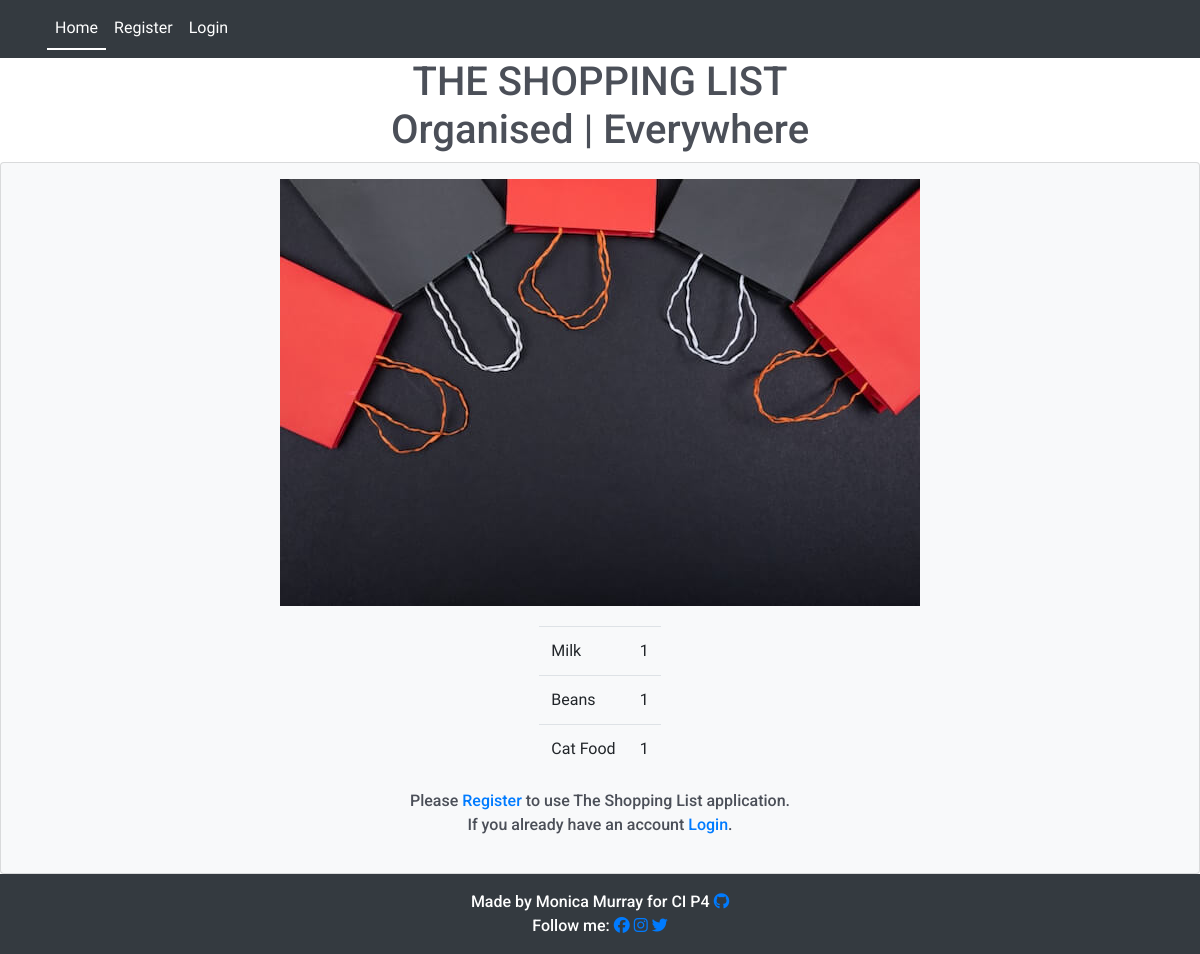
The page / on the database its author committed.
### list/models.py (models this page shows, shortened)
class Entry(models.Model):
    item_name = models.CharField(
        max_length=60, null=False, blank=False, unique=True)
    quantity = models.IntegerField(
        choices=QUANTITY_CHOICES, default='1')
    star = models.BooleanField(default=False)
    user = models.ForeignKey(User, on_delete=models.CASCADE)
    category = models.CharField(
        max_length=20, choices=CATEGORY_CHOICES, default='Fresh')
    added_on = models.DateTimeField(auto_now_add=True)
    check_item_as_done = models.BooleanField(default=False)
    class Meta:
        ordering = ['-added_on', '-star',]

### list/views.py (the view)
# urls.py: path('', views.EntryList.as_view(), name='home'),
class EntryList(generic.ListView):
    model = Entry
    queryset = Entry.objects.all()
    template_name = 'index.html'
    paginate_by = 100
    def get_queryset(self, **kwargs):
        search = self.request.GET.get('query')
        if search:
            entries = self.model.objects.filter(
                Q(category__icontains=search)|Q(item_name__icontains=search)|
                Q(category__in=[choice[0] for choice in CATEGORY_CHOICES if choice[1].lower().startswith(search.lower())])
            )
        else:
            entries = self.model.objects.all()
        return entries
    def index(request):
        entries = Entry.objects.all()
        shoppingFilter = EntryFilter(request.GET, queryset=entries)
        entries = shoppingFilter.qs
        return render(request, 'base.html', {'filter': shoppingFilter})

### templates/index.html (shortened to what this page needs)
{% extends 'base.html' %}
{% load static %}
{% block content %}
<div class="image-container mt-3">
  <img
    src="{% static 'images/tamanna-rumee-eD1RNYzzUxc-unsplash (1) (1).jpg' %}"
    class="img-fluid"
    alt="The Shopping List and Organiser landing image"
  />
</div>
<div class="card-body justify-content-center">
  <div class="row justify-content-center">
    {% if user.is_authenticated %}
    <!-- <form method="get">
      {{shoppingFilter.form}}
   </form> -->
    <div class="table-responsive-sm table-bordered pt-1">
      <h1>{{user.username}}'s List</h1>
      <button type="button" class="btn btn-lg mb-1">
        <a href="{% url 'add' %}">Add Item</a>
      </button>
      <div style="max-width: 100%; max-height: 400px; overflow-y: scroll">
        <table class="table">
          <thead>
            <tr>
              <th scope="col" class="w-auto"></th>
              <th scope="col"class="w-50">Items</th>
              <th scope="col" class="w-auto">Quantity</th>
              <th scope="col" class="w-auto"><i class="fa-solid fa-square-check"></i>Check</th>
              <th scope="col" class="w-auto">Edit</th>
              <th scope="col" class="w-auto">Delete</th>
            </tr>
          </thead>
          <tbody>
            {% for entry in entry_list %}
            <tr>
              {% if entry.star %}
                <td>
                  <a href="{% url 'toggle_star' entry.id %}">
                    <i class="fa-solid fa-star" style="color: gold"></i>
                  </a>
                </td>
              {% else %}
                <td>
                  <a href="{% url 'toggle_star' entry.id %}">
                    <i class="fa-regular fa-star" style="color: gold"></i>
                  </a>
                </td>
              {% endif %}
              {% if entry.check_item_as_done %}
                <td class="text-left text-capitalize">
                  <strike> {{ entry.item_name }} </strike>
                </td>
                <td>{{entry.quantity}}</td>
                <td>
                  <a href="{% url 'toggle_check' entry.id %}">
                    <i class="fa-solid fa-square-check"></i>
                  </a>
                </td>
                <td></td>
                <td>
                  <a href="{% url 'delete' entry.id %}"
                    ><i class="fa-solid fa-trash-can"></i> Delete</a>
                </td>
              {% else %}
                <td class="text-left text-capitalize">
                  {{ entry.item_name }}
                  <p
                    class="text-capitalize font-italic text-wrap"
                    style="width: 6rem"
                  >
                    <a href="{% url 'note' entry.id %}"
                      >
                      <i class="fa-regular fa-message"></i>
                      </a>
                      {{entry.notes}}
                  </p>
                </td>
                <td>{{entry.quantity}}</td>
                <td>
                  <a href="{% url 'toggle_check' entry.id %}">
                    <i class="fa-regular fa-square"></i>
                  </a>
                </td>
                <td>
                  <a href="{% url 'edit' entry.id %}">
                    <i class="fa-solid fa-pencil"></i> Edit</a>
                </td>
                <td>
                  <a href="{% url 'delete' entry.id %}">
                    <i class="fa-solid fa-trash-can"></i> Delete</a>
                </td>
                <!-- consider replacing the checkbox icon with bootstrap's
                            <div class="custom-control custom-checkbox">
                            <input type="checkbox" class="custom-control-input" id="customCheck1">
                            <label class="custom-control-label" for="customCheck1">Check this custom checkbox</label>
                            </div> -->
              {% endif %}
            </tr>
            {% empty %}
              <tr>
              The Shopping list is currently empty.
              </tr>
            {% endfor %}
          </tbody>
        </table>
      </div>
      <!-- <button type="button" class="btn btn-lg mb5">
        <a href="{% url 'add' %}">Add Item</a>
      </button> -->
    </div>
    {% else %}
    <div class="table-responsive-sm">
      <table class="table">
        {% for entry in entry_list|slice:':3' %}
        <tr>
          <td class="text-left text-capitalize">{{ entry.item_name }}</td>
          <td>{{entry.quantity}}</td>
        </tr>
        {% empty %}
        <tr>
          The Shopping list is currently empty.
        </tr>
        {% endfor %}
      </table>
    </div>
  </div>
  <div class="row justify-content-center">
    <p> Please <a href="{% url 'account_signup' %}" class="card-link">
        Register </a>to use The Shopping List application.<br>
        If you already have an account
        <a href="{% url 'account_login' %}" class="card-link">Login</a>.</p>
  </div>
  {% endif %}
</div>
{% endblock %}

### static/css/style.css (style rules this page uses)
body { background-color: #fff; font-family: 'Nanum Myeongjo', 'Roboto', sans-serif; color: #fff; text-align: center; font-weight: 300; }
h1, h2, h3, h4, h5, h6, p { font-family: 'Roboto', sans-serif; color: #4b4f58; font-weight: 500; }

### rows shown on the page
Entry: item_name "Milk", quantity "1"
Entry: item_name "Beans", quantity "1"
Entry: item_name "Cat Food", quantity "1"
